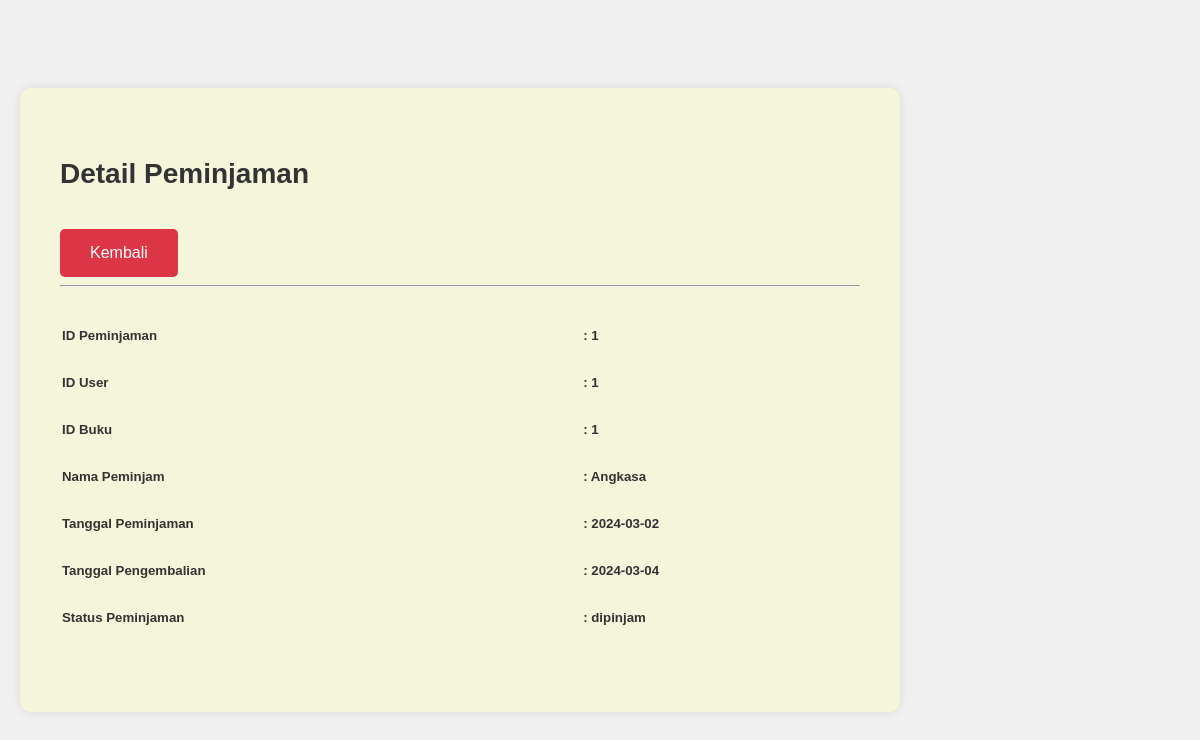
/heelibrary_new/ptg/data/detail_pmj.php?idp=1, run on the app's committed database.
### tables this page shows
CREATE TABLE `peminjaman` (
  `IDpinjam` int(11) NOT NULL,
  `IDuser` int(11) NOT NULL,
  `IDbuku` int(11) NOT NULL,
  `nama` varchar(255) NOT NULL,
  `tgl_pinjam` date NOT NULL,
  `tgl_kembali` date NOT NULL,
  `status` enum('dipinjam','kembali') NOT NULL
);

### heelibrary_new/ptg/data/detail_pmj.php (the view, shortened to what this page needs)
<!doctype html>
<html lang="en">
  <head>
    <link rel="stylesheet" href ='../../css/dtl.css'>
  </head>
  <body>
        <div class="container" style="margin-top: 5rem;">
            <div class="card">
                <div class="row m-4">
                    <?php
                    include '../../koneksi/koneksi.php';
                    if (isset($_GET['idp'])) {
                       $id = $_GET['idp'];
                    }else {
                        die ("Error, Data Tidak Ditemukan");
                    }
                    $query = mysqli_query($koneksi, "SELECT * FROM peminjaman WHERE IDpinjam='$id' ");
                    $result = mysqli_fetch_array($query);
                    ?>
                    <div class="col">
                                 <h2>Detail Peminjaman</h2>
                                 <a href="../pmj.php" class="btn btn-danger">Kembali</a>
                                 <hr>
                        <table>
                        <tr>
                                <td><h5>ID Peminjaman </h5></td>
                                <td><h5>: <?php echo $result['IDpinjam'];?></h5></td>
                            </tr>
                            <tr>
                                <td><h5>ID User </h5></td>
                                <td><h5>: <?php echo $result['IDuser'];?></h5></td>
                            </tr>
                            <tr>
                                <td><h5>ID Buku </h5></td>
                                <td><h5>: <?php echo $result['IDbuku'];?></h5></td>
                            </tr>
                            <tr>
                                <td><h5>Nama Peminjam </h5></td>
                                <td><h5>: <?php echo $result['nama'];?></h5></td>
                            </tr>
                            <tr>
                                <td><h5>Tanggal Peminjaman </h5></td>
                                <td><h5>: <?php echo $result['tgl_pinjam'];?></h5></td>
                            </tr>
                            <tr>
                                <td><h5>Tanggal Pengembalian </h5></td>
                                <td><h5>: <?php echo $result['tgl_kembali'];?></h5></td>
                            </tr>
                            <tr class="bg-warning text-white">
                                <td><h5>Status Peminjaman </h5></td>
                                <td><h5>: <?php echo $result['status'];?></h5></td>
                            </tr>
                        </table>
                    </div>
                </div>
            </div>
        </div>
  </body>
</html>

### heelibrary_new/css/dtl.css (style rules this page uses)
body { font-family: Arial, sans-serif; margin: 0; padding: 0; background-color: #f0f0f0; color: #333; }
.container { display: flex; justify-content: flex-start; align-items: center; height: 80vh; padding-left: 20px; }
.card { background-color: beige; border-radius: 10px; box-shadow: 0 0 10px rgba(0, 0, 0, 0.1); padding: 40px; width: 90%; max-width: 800px; }
.row { margin: 30px -15px; }
.col { flex: 1; padding: 0 15px; }
.col h2 { margin-top: 1.5rem; font-size: 28px; }
.btn { display: inline-block; margin-top: 1rem; padding: 15px 30px; background-color: #dc3545; color: #fff; border: none; border-radius: 5px; text-decoration: none; }
table { width: 100%; margin-top: 1.5rem; }
table td { padding: 15px 0; }
table td h5 { margin: 0; font-weight: bold; }

### data on the page
peminjaman: IDpinjam "1", IDuser "1", IDbuku "1", nama "Angkasa", tgl_pinjam "2024-03-02", tgl_kembali "2024-03-04", status "dipinjam"
